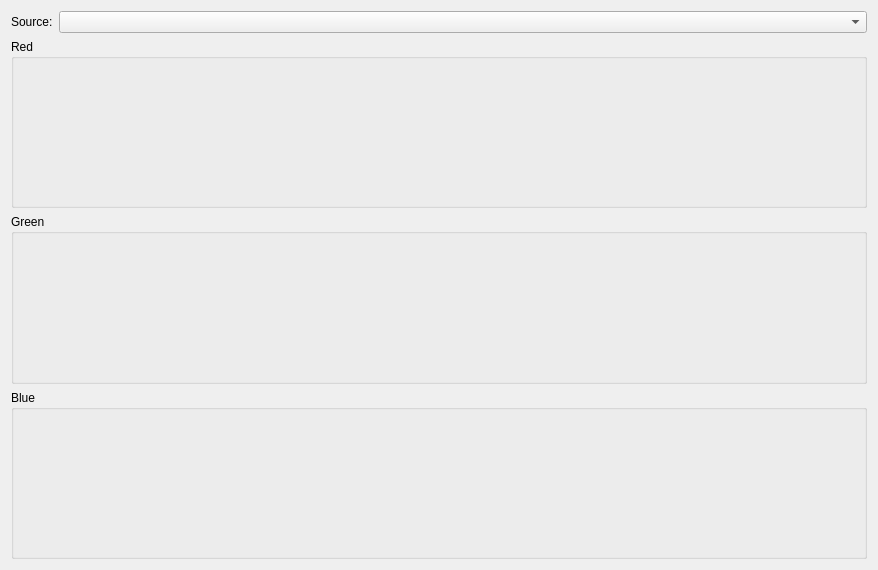
<?xml version="1.0" encoding="UTF-8"?>
<ui version="4.0">
 <class>image_histogram</class>
 <widget class="QDialog" name="image_histogram">
  <property name="geometry">
   <rect>
    <x>0</x>
    <y>0</y>
    <width>878</width>
    <height>570</height>
   </rect>
  </property>
  <property name="windowTitle">
   <string>Dialog</string>
  </property>
  <layout class="QGridLayout" name="gridLayout">
   <item row="0" column="1">
    <widget class="QComboBox" name="image_selector"/>
   </item>
   <item row="0" column="0">
    <widget class="QLabel" name="label">
     <property name="sizePolicy">
      <sizepolicy hsizetype="Maximum" vsizetype="Preferred">
       <horstretch>0</horstretch>
       <verstretch>0</verstretch>
      </sizepolicy>
     </property>
     <property name="text">
      <string>Source:</string>
     </property>
    </widget>
   </item>
   <item row="1" column="0" colspan="2">
    <widget class="QGroupBox" name="R">
     <property name="title">
      <string>Red</string>
     </property>
     <layout class="QVBoxLayout" name="verticalLayout">
      <property name="spacing">
       <number>0</number>
      </property>
      <property name="leftMargin">
       <number>0</number>
      </property>
      <property name="topMargin">
       <number>0</number>
      </property>
      <property name="rightMargin">
       <number>0</number>
      </property>
      <property name="bottomMargin">
       <number>0</number>
      </property>
      <item>
       <widget class="QtCharts::QChartView" name="widget_3" native="true"/>
      </item>
     </layout>
    </widget>
   </item>
   <item row="2" column="0" colspan="2">
    <widget class="QGroupBox" name="G">
     <property name="title">
      <string>Green</string>
     </property>
     <layout class="QVBoxLayout" name="verticalLayout_2">
      <property name="spacing">
       <number>0</number>
      </property>
      <property name="leftMargin">
       <number>0</number>
      </property>
      <property name="topMargin">
       <number>0</number>
      </property>
      <property name="rightMargin">
       <number>0</number>
      </property>
      <property name="bottomMargin">
       <number>0</number>
      </property>
      <item>
       <widget class="QtCharts::QChartView" name="widget_2" native="true"/>
      </item>
     </layout>
    </widget>
   </item>
   <item row="3" column="0" colspan="2">
    <widget class="QGroupBox" name="B">
     <property name="title">
      <string>Blue</string>
     </property>
     <layout class="QVBoxLayout" name="verticalLayout_3">
      <property name="spacing">
       <number>0</number>
      </property>
      <property name="leftMargin">
       <number>0</number>
      </property>
      <property name="topMargin">
       <number>0</number>
      </property>
      <property name="rightMargin">
       <number>0</number>
      </property>
      <property name="bottomMargin">
       <number>0</number>
      </property>
      <item>
       <widget class="QtCharts::QChartView" name="widget" native="true"/>
      </item>
     </layout>
    </widget>
   </item>
  </layout>
 </widget>
 <customwidgets>
  <customwidget>
   <class>QtCharts::QChartView</class>
   <extends>QWidget</extends>
   <header location="global">QtCharts/QChartView</header>
   <container>1</container>
  </customwidget>
 </customwidgets>
 <resources/>
 <connections/>
</ui>
